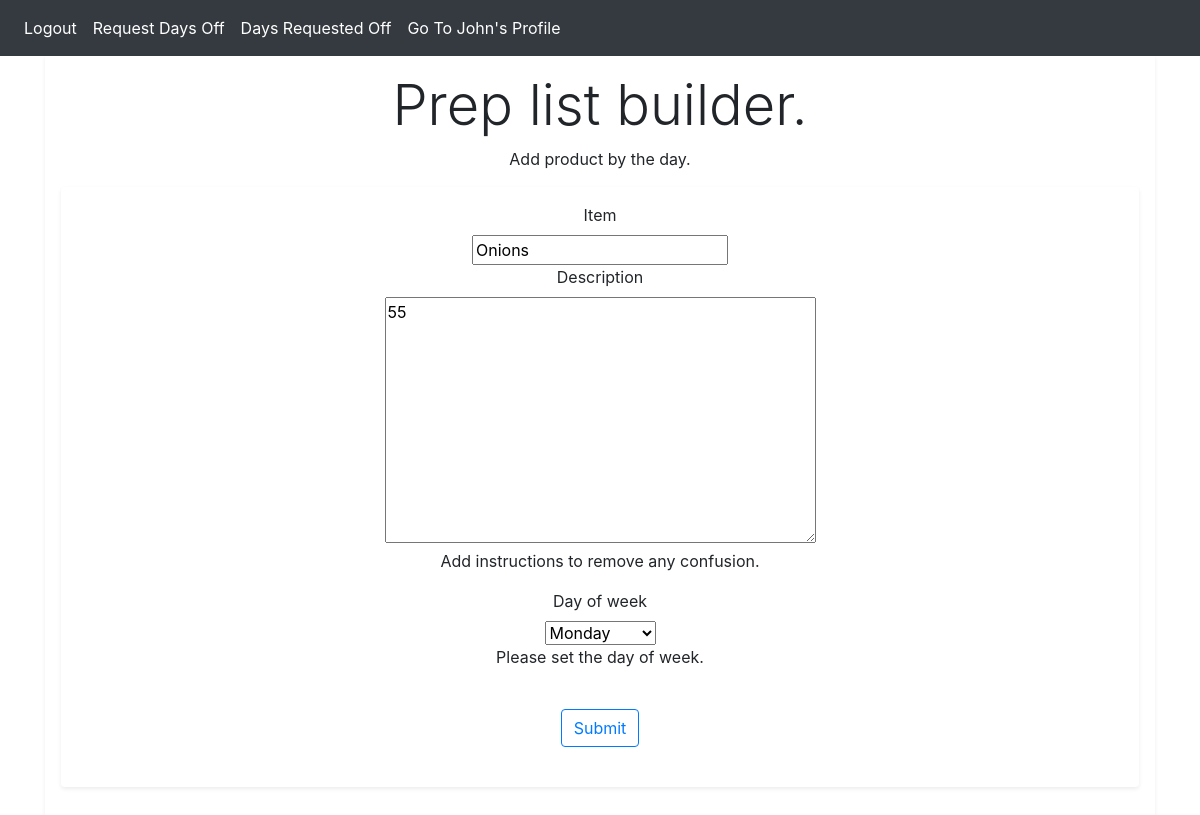
Page /1/prepupdate/ (signed in) on the committed database.
### todo/models.py (models this page shows, shortened)
class PrepWork(models.Model):
    item = models.CharField(blank='False',max_length=200,)
    description = models.TextField(blank='False',help_text="Add instructions to remove any confusion. ", max_length=200)
    day_of_week = models.CharField(blank='False', max_length=20, choices=DAYS, help_text="Please set the day of week. ")

### todo/views.py (the view)
# urls.py: path('<int:id>/prepupdate/',PrepUpdate.as_view(), name='prepupdate'),
class PrepUpdate(LoginRequiredMixin,UpdateView):
    model = PrepWork
    fields = ['item','description','day_of_week']
    template_name = 'todo/prepwork_form.html'
    def get_object(self):
        id = self.kwargs.get("id")
        return get_object_or_404(PrepWork, id=id)

### templates/todo/prepwork_form.html (shortened to what this page needs)
{% extends 'items/base.html' %}
{% load crispy_forms_tags %}
{% block content %}
<div class="container shadow-sm p-3 text-center">
<h1 class="display-4">Prep list builder. </h1>
<p>Add product by the day.</p>
  <form method="POST">{% csrf_token %}
    <div class="shadow-sm p-3 mb-5 bg-white rounded">
      <div class="form-group mb-4">
            {{form|crispy}}
      <div class="mx-auto" style="width: 200px;">
        <br>
        <input class="btn btn-outline-primary btn-md"type="submit" value="Submit">{% csrf_token %}
      </div>
      </div>
    </div>
  </form>
{% endblock %}

### templates/items/base.html (shortened to what this page needs)
{% load static %}
<!DOCTYPE html>
<html lang="en" dir="ltr">
  <head>
    <link rel="stylesheet" href="https://stackpath.bootstrapcdn.com/bootstrap/4.1.3/css/bootstrap.min.css">
    <nav class="navbar navbar-expand-md navbar-dark bg-dark">
    <div class="collapse navbar-collapse" id="navbarTogglerDemo02">
     <ul class="navbar-nav mr-auto mt-2 mt-lg-0">
       {% if user.is_authenticated %}
       <li class="nav-item nav">
         <a class="nav-link" href="{% url 'accounts:logout' %}" style="color:white">Logout</a>
       </li>
       <li class="nav-item">
          <a class="nav-link" href="{% url 'accounts:avaliablity_create' %}" style="color:white">Request Days Off</a>
       </li>
       <li class="nav-item">
          <a class="nav-link" href="{% url 'accounts:available_filter' %}" style="color:white">Days Requested Off</a>
       </li>
       <li class="nav-item">
         <a class="nav-link" href="{% url 'accounts:profile' %}" style="color:white">Go To {{ user.username|capfirst }}'s Profile</a>
       </li>
       {% endif %}
     </ul>
   </div>
    </nav>
  </head>
  <body>
    <div class="container text-center">
      {% block content %}
      {% endblock %}
    </div>
  </body>
</html>

### rows in the picture
PrepWork: item "Onions", description "55", day_of_week "Monday"

### other values in the picture
{{ user.username|capfirst }} "John"
